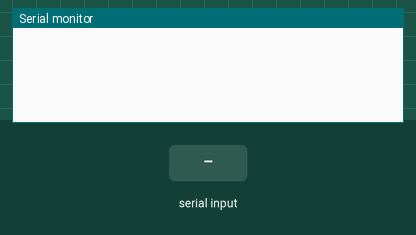
This sketch was run on a simulated Arduino Uno, built with avr-gcc and run on an emulated ATmega328P. Shown: the last lines printed to the serial monitor. Inputs (shaded band) come from the test bench.

Above: at 1.2 s.
1.3 s: "0" received over the second serial link
At 2.5 s:
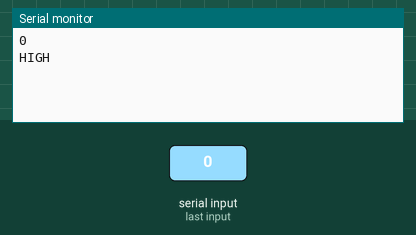
2.8 s: "1" received over the second serial link
At 3.9 s:
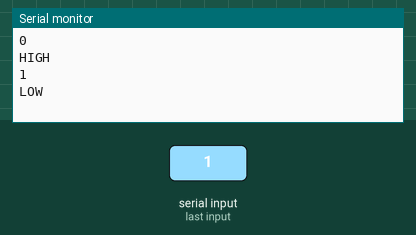
4.3 s: "2" received over the second serial link
At 4.8 s:
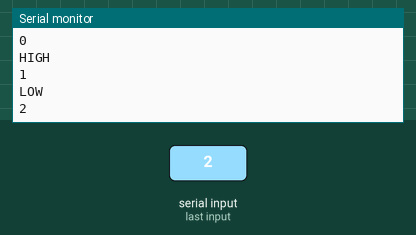

Measured:
- after the input at 1.3 s, the serial monitor: prints a new line at once (image 1)
- after the input at 2.8 s, the serial monitor: prints a new line at once (image 2)
- after the input at 4.3 s, the serial monitor: prints a new line at once (image 3)

The sketch:

teste-Bluettoth.ino
```cpp
#include <SoftwareSerial.h>

#define RX 0
#define TX 1

SoftwareSerial bluetooth(RX, TX);

void setup()
{
  bluetooth.begin(9600);
  Serial.begin(9600);
}

void loop()
{
  if (bluetooth.available())
  {
     char dados = bluetooth.read();
     bluetooth.println(dados);
     Serial.println(dados);
     if (dados=='0')
     {
        bluetooth.println("HIGH");
        Serial.println("HIGH");
     }
     else if (dados=='1')
     {
        bluetooth.println("LOW");
        Serial.println("LOW");
     }
  }
}
```
